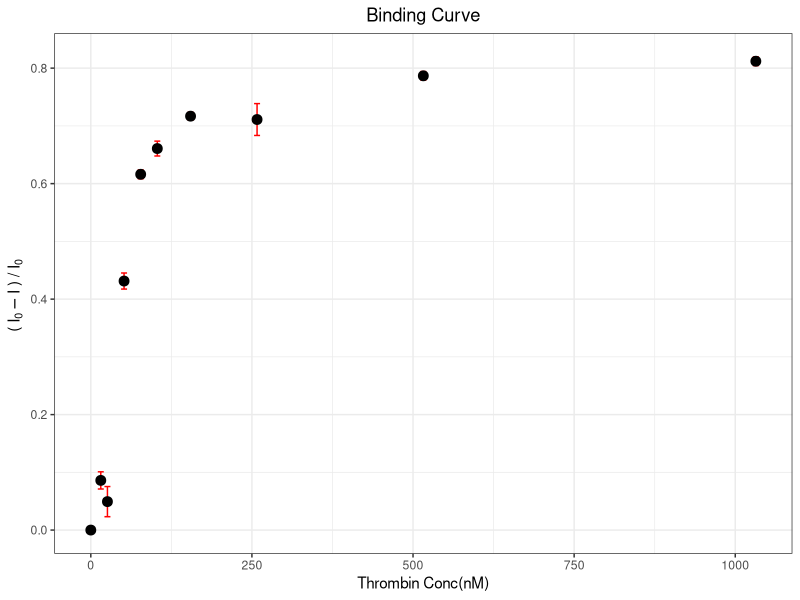
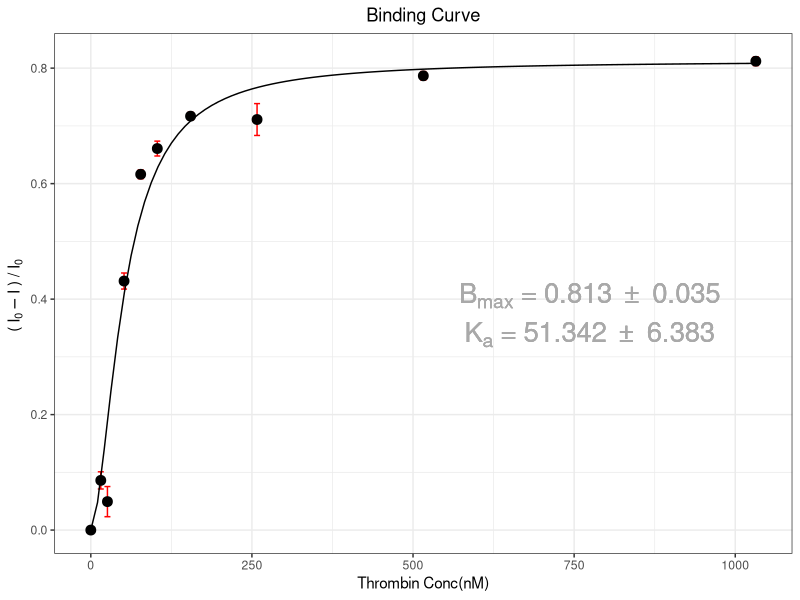

These charts were generated, in order, by the following R code:
#load libraries
library(ggplot2)
library(dplyr)
library(readxl)

#Set plot label variables
x_axis_label <- "Thrombin Conc(nM)"
y_axis_label <- bquote("("~I[0]-I~") /"~I[0]~"")
plot_title <- "Binding Curve"

#set n value (figure out how to do this automatically later)
n_value <- 1.7394


#import dataset as dataframe: plot_data
#thrombin_conc is in nM, change_y is ((Io-I)/Io), SEM is std error on the mean
plot_data <- read_excel("APCE_data_8_12_2020.xlsx", 
                        sheet = "Import")


#find min and max x and y values
max_x <- max(plot_data$thrombin_conc)
min_x <- min(plot_data$thrombin_conc)
max_y <- max(plot_data$change_y)
min_y <- min(plot_data$change_y)

#set number of points in best fit line
fit_line_points <- 100

#create simple plot of the data with error bars
p <- ggplot(data = plot_data) +
  geom_errorbar(aes(x = thrombin_conc,
                    ymax = change_y + SEM,
                    ymin = change_y - SEM), color = "red") +
  geom_point(aes(x = thrombin_conc, y = change_y), size = 3) +
  labs(title = plot_title,
       x = x_axis_label,
       y = y_axis_label) +
  theme_bw() +
  theme(plot.title = element_text(hjust = 0.5))

#show the plot
p


#Hill equation
#K is Ka, B is Bmax (Kd is 1/Ka)
Hill <- change_y ~ (B * (thrombin_conc ^ n_value)) / ((K ^ n_value) + (thrombin_conc ^ n_value))


#non linear least squares fit with hill equation, print data
#automatically starts B and K as 1
nls_binding_fit <- nls(Hill, plot_data)
fit_results <- coef(summary(nls_binding_fit))
print(fit_results)

#save coefficients as variables (figure out how to get errors from this table as variables)
B_max <- fit_results[1,1]
K_a <- fit_results[2,1]

K_a_error <- fit_results[2,2]
B_max_error <- fit_results[1,2]

#calculate Kd
K_d <- 1 / K_a
K_d_error <- 1 / K_a_error #check if this is correct

  
#create fit data frame (make these match the data plot in the future)
fit_df <- data.frame(x=seq(from = min_x, to = max_x, length.out = fit_line_points))
fit_df$y <- (B_max * (fit_df$x ^ n_value)) / ((K_a ^ n_value) + (fit_df$x ^ n_value))


#make label
#Bmax_string <- expression(paste(B[`max`], " = "))
#line_1 <- paste(Bmax_string, round(B_max, 2))
Bmax_string <- bquote(B[max]~"="~.(round(B_max, 3))~""%+-%""~.(round(B_max_error, 3)))
Ka_string <- bquote(K[a]~"="~.(round(K_a, 3))~""%+-%""~.(round(K_a_error, 3)))


#Add fit line to plot and show constants (show plot)
p_fit <- p + geom_line(data = fit_df, aes(x = x, y = y)) +
  annotate("text", x = (max_x - (max_x/4)),
           y = (max_y - (max_y/2)),
           label = Bmax_string, size = 7, color = "dark gray") +
  annotate("text", x = (max_x - (max_x/4)),
           y = (max_y - (7/12)*max_y),
           label = Ka_string, size = 7, color = "dark gray")
p_fit



